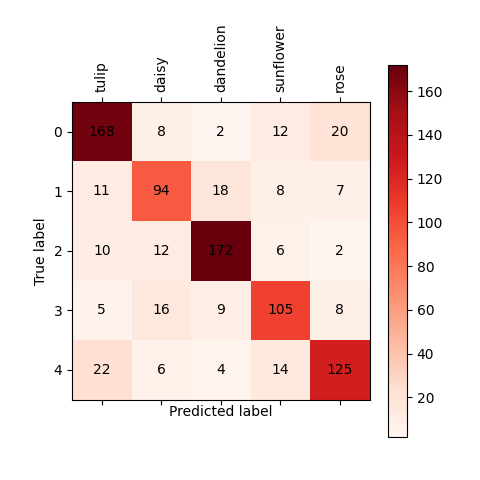

Python code for this plot:
import os
import tensorflow as tf
from utils import load_data, genearte_image_list, generate_split_dataset
from sklearn.metrics import confusion_matrix
import numpy as np
import matplotlib.pyplot as plt


if __name__ == '__main__':

    data_root = '/home/taozhi/datasets/flowers' # 训练数据根目录
    class_names = os.listdir(data_root) 
    print(class_names)

    image_paths, image_labels = genearte_image_list(data_root, class_names)
    train_ds, val_ds = generate_split_dataset(image_paths, image_labels, class_names, split_rate=0.8)
    
    test_images, test_labels = load_data(val_ds) #导入验证集数据

    net = tf.keras.models.load_model("model/model.h5")
    predicts = net.predict_on_batch(test_images)

    y_true = [class_names[np.argmax(label)] for label in test_labels] # 标签
    y_pred = [class_names[np.argmax(predict)] for predict in predicts] # 预测   

    C = confusion_matrix(y_true, y_pred, labels=class_names)

    plt.subplot(2, 1, 1)
    plt.matshow(C, cmap=plt.cm.Reds)
    plt.colorbar()

    accuracy = []
    for i in range(len(C)):
        sum = 0
        for j in range(len(C)):
            plt.annotate(C[j, i], xy=(i, j), horizontalalignment="center", verticalalignment="center")
            sum += C[i, j]
        accuracy.append(C[i, i]/sum)
    print(accuracy)
    
    plt.ylabel('True label')
    plt.xlabel('Predicted label')
    plt.xticks(range(0,5), labels=['tulip','daisy','dandelion','sunflower','rose'], rotation="90") # 将x轴或y轴坐标，刻度 替换为文字/字符
    plt.show()
    plt.savefig('confusion_matrix.png')

    plt.subplot(1, 1, 1)
    rect = plt.bar(class_names, accuracy)
    plt.bar_label(rect)
    plt.show()
    plt.savefig('accuracy.png')
    